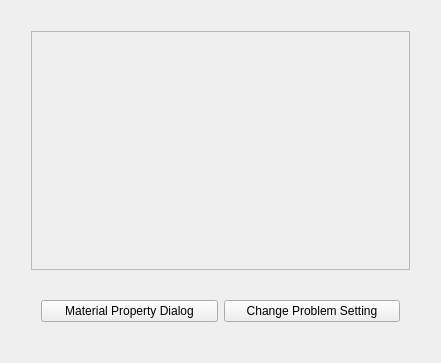
<?xml version="1.0" encoding="UTF-8"?>
<ui version="4.0">
 <class>MainWindow</class>
 <widget class="QMainWindow" name="MainWindow">
  <property name="enabled">
   <bool>true</bool>
  </property>
  <property name="geometry">
   <rect>
    <x>0</x>
    <y>0</y>
    <width>441</width>
    <height>363</height>
   </rect>
  </property>
  <property name="sizePolicy">
   <sizepolicy hsizetype="Preferred" vsizetype="Preferred">
    <horstretch>0</horstretch>
    <verstretch>0</verstretch>
   </sizepolicy>
  </property>
  <property name="minimumSize">
   <size>
    <width>200</width>
    <height>150</height>
   </size>
  </property>
  <property name="windowTitle">
   <string>DelFEM : fluid2d_demos</string>
  </property>
  <widget class="QWidget" name="centralWidget">
   <property name="sizePolicy">
    <sizepolicy hsizetype="Preferred" vsizetype="Preferred">
     <horstretch>100</horstretch>
     <verstretch>100</verstretch>
    </sizepolicy>
   </property>
   <property name="autoFillBackground">
    <bool>false</bool>
   </property>
   <layout class="QHBoxLayout" name="horizontalLayout">
    <item>
     <layout class="QVBoxLayout" name="verticalLayout" stretch="0,0">
      <property name="spacing">
       <number>20</number>
      </property>
      <property name="sizeConstraint">
       <enum>QLayout::SetDefaultConstraint</enum>
      </property>
      <property name="margin">
       <number>20</number>
      </property>
      <item>
       <widget class="QScrollArea" name="scrollArea">
        <property name="sizePolicy">
         <sizepolicy hsizetype="Expanding" vsizetype="Expanding">
          <horstretch>0</horstretch>
          <verstretch>0</verstretch>
         </sizepolicy>
        </property>
        <property name="widgetResizable">
         <bool>true</bool>
        </property>
        <property name="alignment">
         <set>Qt::AlignJustify|Qt::AlignVCenter</set>
        </property>
        <widget class="QWidget" name="scrollAreaWidgetContents">
         <property name="geometry">
          <rect>
           <x>0</x>
           <y>0</y>
           <width>373</width>
           <height>235</height>
          </rect>
         </property>
        </widget>
       </widget>
      </item>
      <item>
       <layout class="QHBoxLayout" name="horizontalLayout_2">
        <property name="margin">
         <number>10</number>
        </property>
        <item>
         <widget class="QPushButton" name="pushButton_matprop">
          <property name="text">
           <string>Material Property Dialog</string>
          </property>
         </widget>
        </item>
        <item>
         <widget class="QPushButton" name="pushButton">
          <property name="sizePolicy">
           <sizepolicy hsizetype="Preferred" vsizetype="Preferred">
            <horstretch>0</horstretch>
            <verstretch>0</verstretch>
           </sizepolicy>
          </property>
          <property name="text">
           <string>Change Problem Setting</string>
          </property>
         </widget>
        </item>
       </layout>
      </item>
     </layout>
    </item>
   </layout>
  </widget>
 </widget>
 <layoutdefault spacing="6" margin="11"/>
 <resources/>
 <connections/>
</ui>
